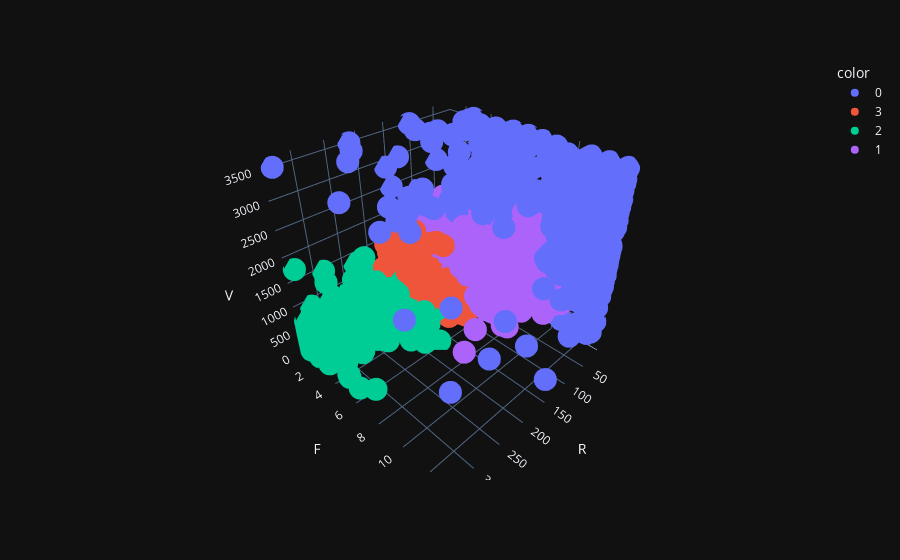

The notebook cell this image was saved under:
### Code cell
px.scatter_3d(df_rfv_clip, x='R', y='F', z='V', color=hclust_labels.astype(str), template='plotly_dark')

### Figure 1 — Plotly figure (JSON) as saved in the notebook; plotly's stock layout.template omitted (floating-point values rounded to 4 significant figures; data arrays with more than 128 entries replaced by an {"elided": "..."} marker saying what was removed)
{"data": [{"hovertemplate": "color=0<br>R=%{x}<br>F=%{y}<br>V=%{z}<extra></extra>", "legendgroup": "0", "marker": {"color": "#636efa", "symbol": "circle"}, "mode": "markers", "name": "0", "scene": "scene", "showlegend": true, "type": "scatter3d", "x": {"elided": "517 int values"}, "y": {"elided": "517 int values"}, "z": {"elided": "517 float values"}}, {"hovertemplate": "color=3<br>R=%{x}<br>F=%{y}<br>V=%{z}<extra></extra>", "legendgroup": "3", "marker": {"color": "#EF553B", "symbol": "circle"}, "mode": "markers", "name": "3", "scene": "scene", "showlegend": true, "type": "scatter3d", "x": {"elided": "1583 int values"}, "y": {"elided": "1583 int values"}, "z": {"elided": "1583 int values"}}, {"hovertemplate": "color=2<br>R=%{x}<br>F=%{y}<br>V=%{z}<extra></extra>", "legendgroup": "2", "marker": {"color": "#00cc96", "symbol": "circle"}, "mode": "markers", "name": "2", "scene": "scene", "showlegend": true, "type": "scatter3d", "x": {"elided": "1145 int values"}, "y": {"elided": "1145 int values"}, "z": {"elided": "1145 int values"}}, {"hovertemplate": "color=1<br>R=%{x}<br>F=%{y}<br>V=%{z}<extra></extra>", "legendgroup": "1", "marker": {"color": "#ab63fa", "symbol": "circle"}, "mode": "markers", "name": "1", "scene": "scene", "showlegend": true, "type": "scatter3d", "x": {"elided": "1091 int values"}, "y": {"elided": "1091 int values"}, "z": {"elided": "1091 int values"}}], "layout": {"legend": {"title": {"text": "color"}, "tracegroupgap": 0}, "margin": {"t": 60}, "scene": {"domain": {"x": [0, 1], "y": [0, 1]}, "xaxis": {"title": {"text": "R"}}, "yaxis": {"title": {"text": "F"}}, "zaxis": {"title": {"text": "V"}}}}}
